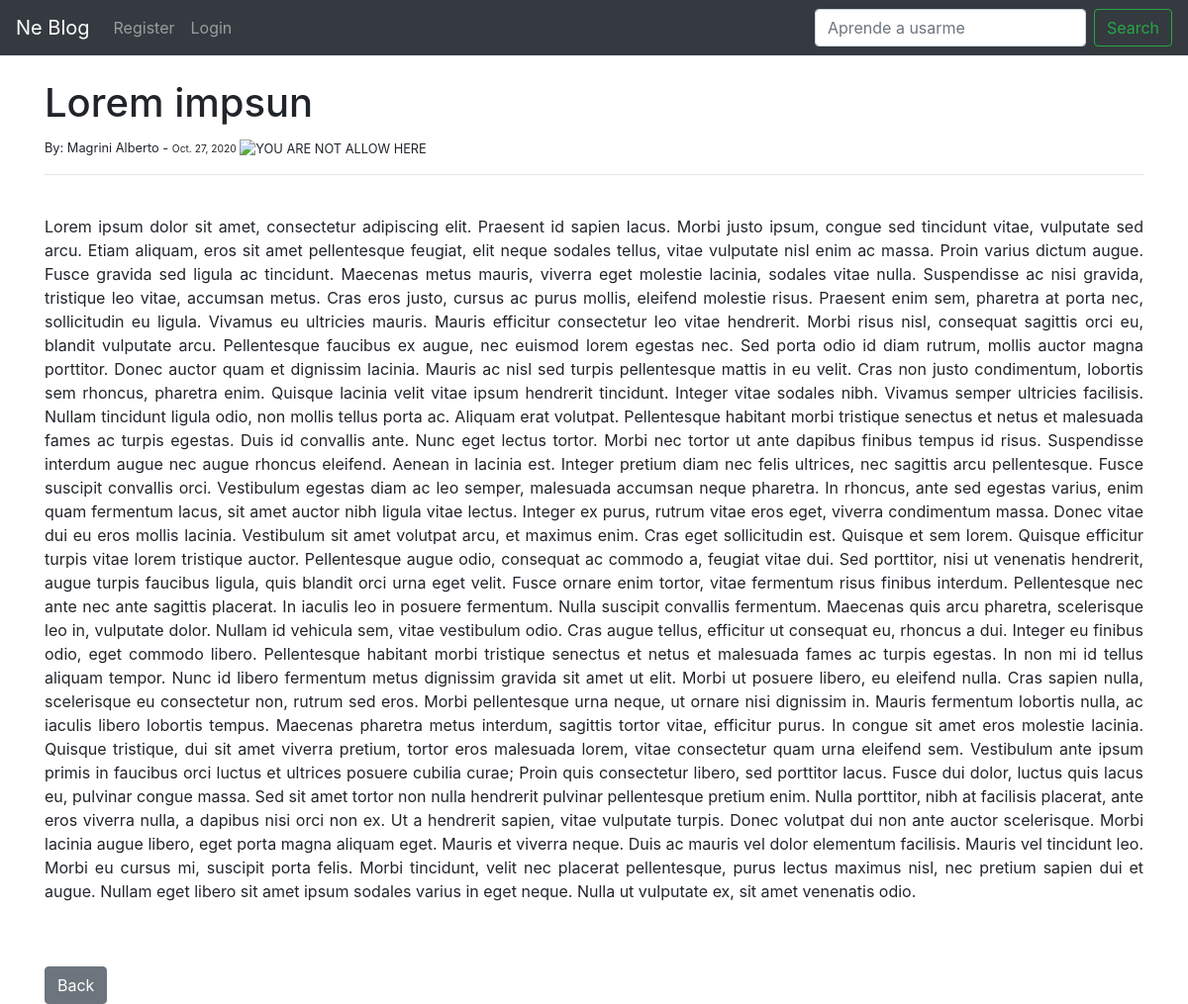
Screenshot of /article/8 with the database file from the repository.
### theblog/models.py (models this page shows, shortened)
class Post(models.Model):
    title = models.CharField(max_length=255)
    title_tag = models.CharField(max_length=255)
    author = models.ForeignKey(User, on_delete=models.CASCADE)   #  author, its the user , on_delete it deletes all the post when the user its removed
    body = models.TextField()
    post_date = models.DateField(auto_now_add=True)
    category = models.CharField(max_length=255, default='coding')

### theblog/views.py (the view)
# urls.py: path('article/<int:pk>', ArticleDetailView.as_view(), name='article-detail'),   #  int:pk its a number, that automaticle django creates, its primary key of each entry
class ArticleDetailView(DetailView):
    model = Post
    template_name = 'article_details.html'

### templates/article_details.html (shortened to what this page needs)
{% extends 'base.html' %}
{% block content %}
<h1>{{ post.title }}</h1>
<small>By: {{ post.author.last_name }}
    {{ post.author.first_name }} - <small>{{ post.post_date }}</small>
    {% if user.is_authenticated %}
        - <a href="{% url 'edit_post' post.pk %}">(Edit)</a> -
        <a href="{% url 'delete_post' post.pk %}">(Delete)</a>
    {% else %}
        <img src="https://i.ytimg.com/vi/w9rCP3JouAM/maxresdefault.jpg" class="img-fluid" alt="YOU ARE NOT ALLOW HERE">
    {% endif %}
    </small><br/>
<hr>
<br/>
<p class="text-justify">{{ post.body }}</p>
<br/><br/>
<a href="{% url 'home' %}" class="btn btn-secondary">Back</a>
{% endblock %}

### rows the page displays
Post: title "Lorem impsun", author.last_name "Magrini", author.first_name "Alberto", post_date "Oct. 27, 2020", body "Lorem ipsum dolor sit amet, consectetur adipiscing elit. Praesent id sapien lacus. Morbi justo ipsum, congue sed tincidunt vitae, vulputate sed arcu. Etiam aliquam, eros sit amet pellentesque feugiat, elit neque sodales tellus, vitae vulputate nisl enim ac massa. Proin varius dictum augue. Fusce gravida sed ligula ac tincidunt. Maecenas metus mauris, viverra eget molestie lacinia, sodales vitae nulla. Suspendisse ac nisi gravida, tristique leo vitae, accumsan metus. Cras eros justo, cursus ac purus mollis, eleifend molestie risus. Praesent enim sem, pharetra at porta nec, sollicitudin eu ligula. Vivamus eu ultricies mauris. Mauris efficitur consectetur leo vitae hendrerit. Morbi risus nisl,…"
